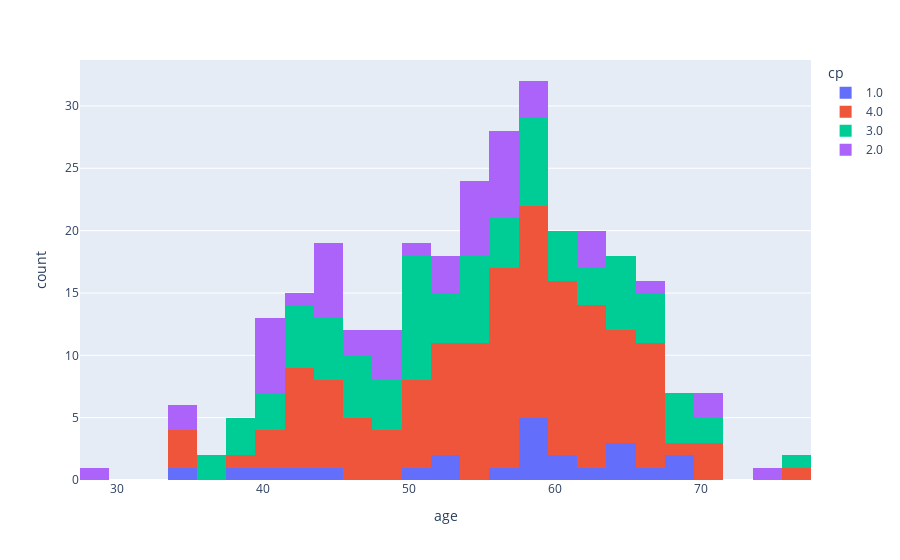

The notebook cell saved with this chart:
### Code cell
# Let's visualize the distribution of ages against the counts of chest pain
fig = px.histogram(df, x='age', color='cp')
fig.show()

### Figure 1 — Plotly figure (JSON) as saved in the notebook; plotly's stock layout.template omitted (floating-point values rounded to 4 significant figures; data arrays with more than 128 entries replaced by an {"elided": "..."} marker saying what was removed)
{"data": [{"alignmentgroup": "True", "bingroup": "x", "hovertemplate": "cp=1.0<br>age=%{x}<br>count=%{y}<extra></extra>", "legendgroup": "1.0", "marker": {"color": "#636efa", "pattern": {"shape": ""}}, "name": "1.0", "offsetgroup": "1.0", "orientation": "v", "showlegend": true, "type": "histogram", "x": [63, 64, 58, 66, 69, 40, 51, 34, 52, 65, 59, 52, 42, 59, 69, 59, 38, 56, 61, 60, 59, 64, 45], "xaxis": "x", "yaxis": "y"}, {"alignmentgroup": "True", "bingroup": "x", "hovertemplate": "cp=4.0<br>age=%{x}<br>count=%{y}<extra></extra>", "legendgroup": "4.0", "marker": {"color": "#EF553B", "pattern": {"shape": ""}}, "name": "4.0", "offsetgroup": "4.0", "orientation": "v", "showlegend": true, "type": "histogram", "x": {"elided": "142 int values"}, "xaxis": "x", "yaxis": "y"}, {"alignmentgroup": "True", "bingroup": "x", "hovertemplate": "cp=3.0<br>age=%{x}<br>count=%{y}<extra></extra>", "legendgroup": "3.0", "marker": {"color": "#00cc96", "pattern": {"shape": ""}}, "name": "3.0", "offsetgroup": "3.0", "orientation": "v", "showlegend": true, "type": "histogram", "x": [37, 56, 52, 57, 48, 58, 50, 58, 64, 44, 61, 59, 58, 51, 65, 53, 50, 54, 46, 54, 60, 54, 46, 65, 65, 51, 39, 68, 44, 47, 51, 62, 44, 63, 71, 49, 57, 62, 58, 51, 54, 51, 43, 51, 64, 58, 47, 41, 60, 67, 68, 54, 48, 70, 43, 53, 42, 69, 50, 68, 57, 64, 37, 41, 41, 54, 39, 67, 52, 49, 54, 60, 51, 42, 76, 44, 44, 59, 42, 66, 39, 47, 67], "xaxis": "x", "yaxis": "y"}, {"alignmentgroup": "True", "bingroup": "x", "hovertemplate": "cp=2.0<br>age=%{x}<br>count=%{y}<extra></extra>", "legendgroup": "2.0", "marker": {"color": "#ab63fa", "pattern": {"shape": ""}}, "name": "2.0", "offsetgroup": "2.0", "orientation": "v", "showlegend": true, "type": "histogram", "x": [41, 56, 56, 44, 48, 49, 58, 71, 41, 44, 48, 52, 52, 54, 41, 45, 44, 29, 55, 62, 59, 52, 45, 46, 54, 45, 63, 66, 54, 50, 55, 46, 34, 74, 49, 42, 41, 41, 62, 70, 57, 58, 57, 35, 56, 56, 55, 41, 57], "xaxis": "x", "yaxis": "y"}], "layout": {"barmode": "relative", "legend": {"title": {"text": "cp"}, "tracegroupgap": 0}, "margin": {"t": 60}, "xaxis": {"anchor": "y", "domain": [0, 1], "title": {"text": "age"}}, "yaxis": {"anchor": "x", "domain": [0, 1], "title": {"text": "count"}}}}
